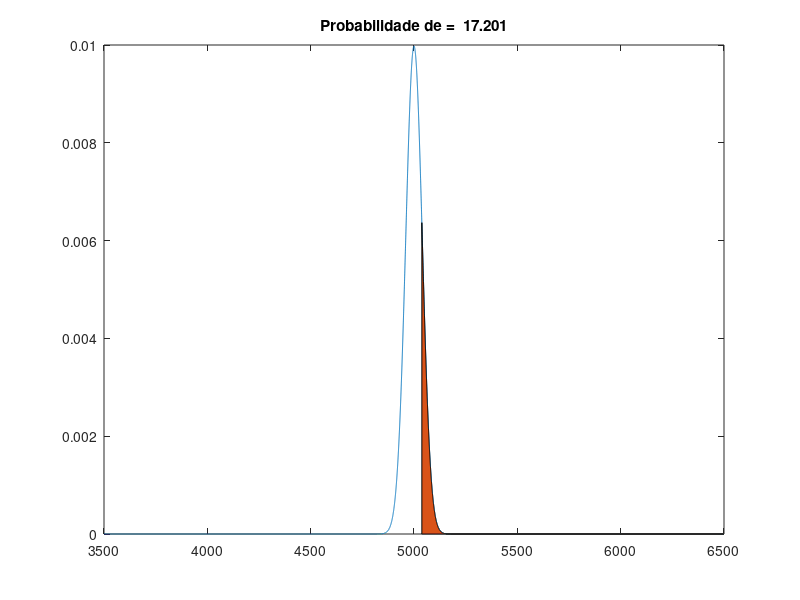

This chart was generated by the following MATLAB code: (Note: this script raises an error after producing the figure.)
clc;clear all; close all;
%% Parâmetros
mu = 5000;                                                 % Média
sigma = 40;                                            % Desvio padrâo
T=0.1;                                                % Taxa de amostragem
Ti=3500;
Tf=6500;
x=Ti:T:Tf;                                               % Eixo x       
point=5038;
% Distribuição
DistNorm=normpdf(x,mu,sigma);                           % Distribuição normal    
% Estimação da probabilidade
%indices = max(find(x<=-sigma))+1:min(find(x>=sigma)); % Encontra o local que se deseja estimar
indices = round((point-Ti)/T):round((Tf-Ti)/T);
prob1=sum(DistNorm(indices))*T*100;                     % Probabilidade de um evento ocorrer no intervalo
plot(x,DistNorm);                                       
title([ 'Probabilidade de =  ' num2str(prob1)  ]);      % Mostra valor verdadeiro de prob1
hold on;
area(x(indices),DistNorm(indices));                      % Probabilidade 
% Outra maneira de calcular
syms xs fs;
fs = 1/(sqrt(2*pi*sigma^2))*exp(-(xs-mu)^2/(2*sigma^2));
prob2 = eval(int(fs,5038,inf))*100;
disp([' Probabilidade pela integral da fórmula da PDF = ' num2str(prob1) ' %']);
disp([' Probabilidade pela área da PDF = ' num2str(prob2) ' %']);